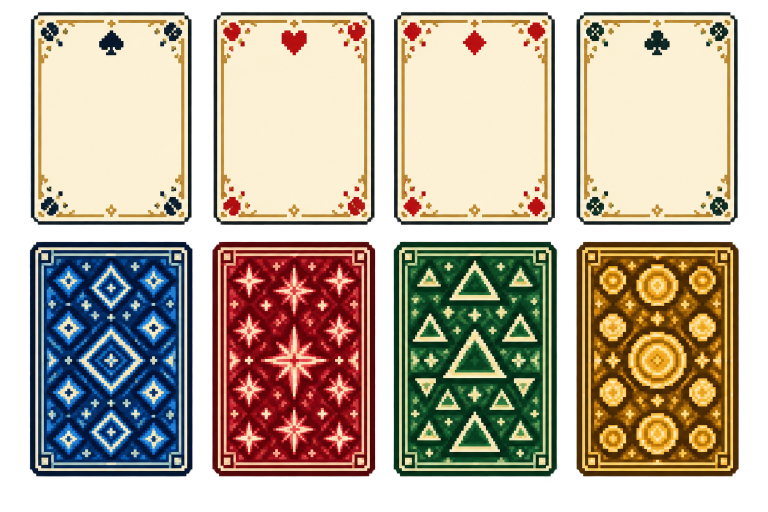
#> input picture 01_dot-card-battle/assets/source-sheet.png, 1536 x 1024 px (shown at 1/2 size)
$ python build_assets.py
#> lines starting #> are read from the running program, lines starting #| are printed output that depends on the picture; after the words box and inside, x2 and y2 are one past the last pixel; in counts of white or black regions, pixels touching at a corner belong together
"""Cut the AI source sheet and build 52 editable face PNGs plus four back PNGs."""
from pathlib import Path
from PIL import Image, ImageDraw, ImageFont, ImageOps

ROOT = Path(__file__).parent
SOURCE = ROOT / 'assets' / 'source-sheet.png'
OUT = ROOT / 'assets' / 'cards'
OUT.mkdir(parents=True, exist_ok=True)

# Measured card bounds in the 1536 x 1024 generated source sheet.
X_RANGES = [(63, 380), (428, 746), (790, 1110), (1156, 1473)]
TOP = (28, 447)
BOTTOM = (485, 955)
SUITS = [('spades', '♠', (20, 34, 55)), ('hearts', '♥', (180, 25, 46)),
         ('diamonds', '♦', (180, 25, 46)), ('clubs', '♣', (20, 48, 43))]
RANKS = ['A', '2', '3', '4', '5', '6', '7', '8', '9', '10', 'J', 'Q', 'K']
SIZE = (250, 350)  # Poker size: 63.5 x 88.9 mm, exactly 5:7.
MASK = Image.new('L', SIZE, 0)
#> MASK: PIL image 250x350 L; every value is 0
ImageDraw.Draw(MASK).rounded_rectangle((0, 0, SIZE[0] - 1, SIZE[1] - 1), radius=10, fill=255)
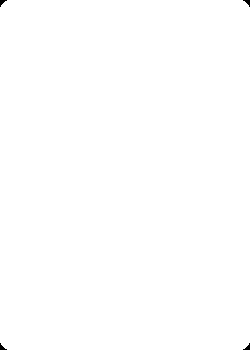
#> MASK: PIL image 250x350 L; 99.9% white; 4 black regions, box (x1, y1, x2, y2) and area: (0, 0, 7, 7) 23, (243, 0, 250, 7) 23, (0, 343, 7, 350) 23, (243, 343, 250, 350) 23
rank_font = ImageFont.truetype('C:/Windows/Fonts/arialbd.ttf', 54)
suit_font = ImageFont.truetype('C:/Windows/Fonts/seguisym.ttf', 38)

source = Image.open(SOURCE).convert('RGBA')
#> source is the input picture: PIL image 1536x1024 RGBA; mean R, G, B, A 142.6, 128.1, 106.2, 185.6
assert source.size == (1536, 1024), f'Unexpected sheet size: {source.size}'

for i, (suit, symbol, color) in enumerate(SUITS):
    x0, x1 = X_RANGES[i]
    # Crop to 5:7 without stretching the generated artwork.
    template = ImageOps.fit(source.crop((x0, TOP[0], x1, TOP[1])), SIZE,
                            method=Image.Resampling.NEAREST, centering=(0.5, 0.5))
    for rank in RANKS:
        image = template.copy()
        # Add sharp, uniform indexes to the AI artwork. Rendering the indexes at
        # half size and scaling with nearest-neighbor keeps their pixel edges.
        overlay = Image.new('RGBA', (125, 175), (0, 0, 0, 0))
        draw = ImageDraw.Draw(overlay)
        box = draw.textbbox((0, 0), rank, font=rank_font)
        draw.text(((125 - (box[2] - box[0])) / 2 - box[0], 52 - box[1]), rank,
                  font=rank_font, fill=color + (255,), stroke_width=1,
                  stroke_fill=(255, 247, 220, 255))
        box = draw.textbbox((0, 0), symbol, font=suit_font)
        draw.text(((125 - (box[2] - box[0])) / 2 - box[0], 106 - box[1]), symbol,
                  font=suit_font, fill=color + (255,))
        image.alpha_composite(overlay.resize(SIZE, Image.Resampling.NEAREST))
        image.putalpha(MASK)
        image.save(OUT / f'{suit}-{rank.lower()}.png')
#> this loop made 4 passes
#> pass 1, `image.save(OUT / f'{suit}-{rank.lower()}.png')`:
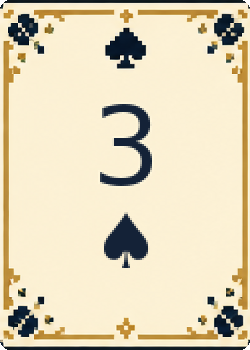
#> saved as spades-3.png: PIL image 250x350 RGBA; mean R, G, B, A 225, 213.8, 185.2, 254.7; transparent parts drawn white
#> after the loop:
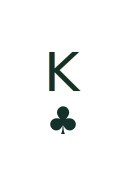
#> overlay: PIL image 125x175 RGBA; mean R, G, B, A 4.2, 5.3, 4.7, 12.4; transparent parts drawn white

for i in range(4):
    x0, x1 = X_RANGES[i]
    image = ImageOps.fit(source.crop((x0, BOTTOM[0], x1, BOTTOM[1])), SIZE,
                         method=Image.Resampling.NEAREST, centering=(0.5, 0.5))
    image.putalpha(MASK)
    image.save(OUT / f'player-{i + 1}.png')
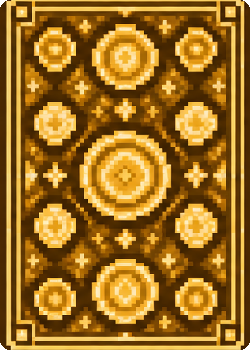
#> image: PIL image 250x350 RGBA; mean R, G, B, A 157.9, 111.7, 34.4, 254.7; transparent parts drawn white

for name, suit_index, ink in [('red', 1, (165, 29, 45)), ('black', 0, (24, 29, 55))]:
    x0, x1 = X_RANGES[suit_index]
    image = ImageOps.fit(source.crop((x0, TOP[0], x1, TOP[1])), SIZE,
                         method=Image.Resampling.NEAREST, centering=(0.5, 0.5))
    # Remove the ordinary suit pip at the top of this face template.
    ImageDraw.Draw(image).rectangle((77, 16, 173, 83), fill=(255, 248, 229, 255))
    art = Image.open(ROOT / 'assets' / 'joker-source' / f'{name}.png').convert('RGBA')
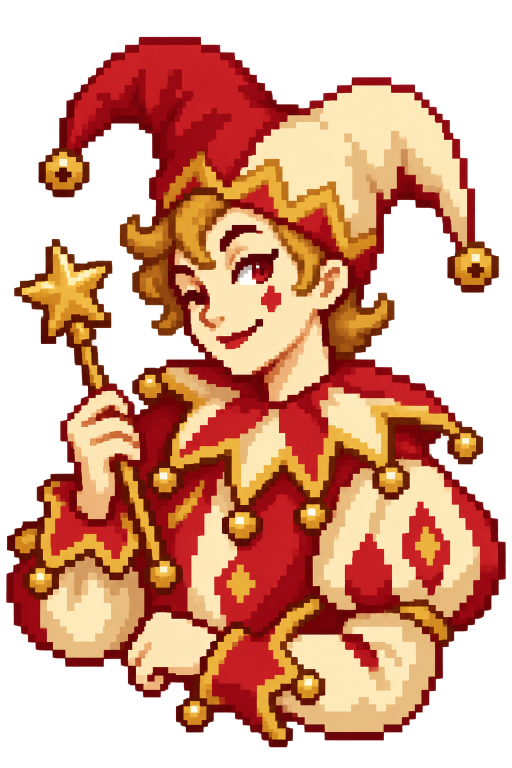
#> input picture 01_dot-card-battle/assets/joker-source/red.png, 1024 x 1536 px (shown at 1/2 size)
#> art is the input picture: PIL image 1024x1536 RGBA; mean R, G, B, A 147.9, 74.1, 48.1, 153.4
    bbox = art.getchannel('A').point(lambda a: 255 if a > 20 else 0).getbbox()
#> bbox = (12, 73, 1012, 1495)
    art = art.crop(bbox)
#> art: PIL image 1000x1422 RGBA
    art = ImageOps.contain(art, (192, 252), method=Image.Resampling.NEAREST)
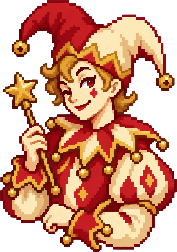
#> art: PIL image 177x252 RGBA; mean R, G, B, A 157.7, 80.9, 52.6, 169.9; transparent parts drawn white
    image.alpha_composite(art, ((SIZE[0] - art.width) // 2, 56))
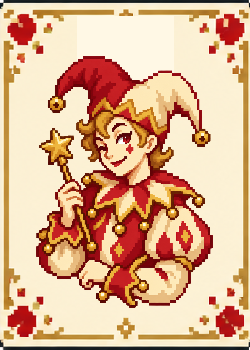
#> image: PIL image 250x350 RGBA; mean R, G, B, A 220.5, 177.8, 144.6, 254; transparent parts drawn white
    draw = ImageDraw.Draw(image)
    index_font = ImageFont.truetype('C:/Windows/Fonts/arialbd.ttf', 18)
    draw.text((125, 17), 'JOKER', anchor='mt', font=index_font, fill=ink, stroke_width=1,
              stroke_fill=(255, 248, 229))
    image.putalpha(MASK)
    image.save(OUT / f'joker-{name}.png')
#> pass 2 of the loop `for name, suit_index, ink in [('red', 1, (165, 29, 45)), ('black', 0, ..`:
#> `ImageDraw.Draw(image).rectangle((77, 16, 173, 83), fill=(255, 248, 229..`:
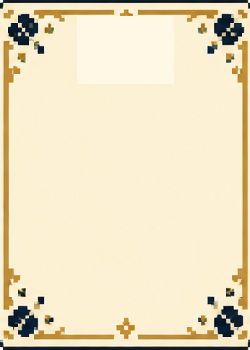
#> image: PIL image 250x350 RGBA; mean R, G, B, A 235.5, 223.5, 193.5, 253.7; transparent parts drawn white
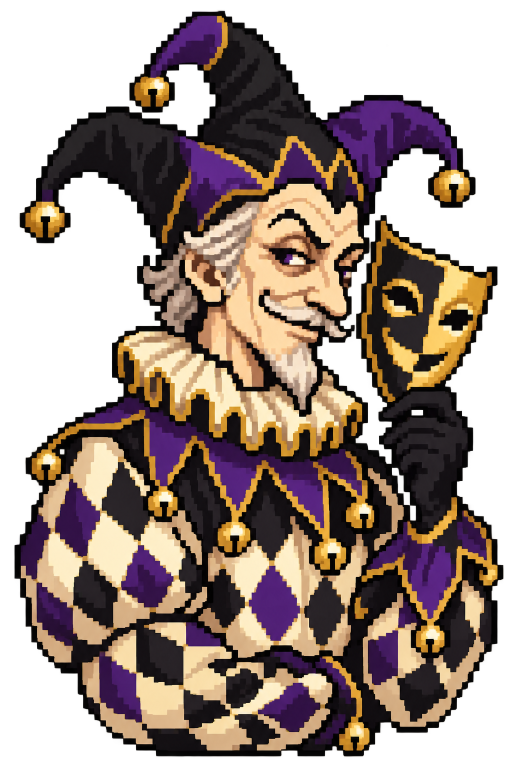
#> input picture 01_dot-card-battle/assets/joker-source/black.png, 1024 x 1536 px (shown at 1/2 size)
#> art is the input picture: PIL image 1024x1536 RGBA; mean R, G, B, A 78, 60.3, 50.9, 162.3
#> bbox = (29, 21, 1007, 1514)
#> `image.alpha_composite(art, ((SIZE[0] - art.width) // 2, 56))`:
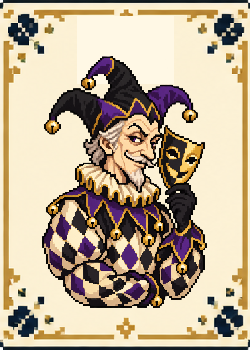
#> image: PIL image 250x350 RGBA; mean R, G, B, A 189.1, 172.8, 148, 254; transparent parts drawn white

files = list(OUT.glob('*.png'))
#> (the run stopped early here; a loop or call above may not have finished)
